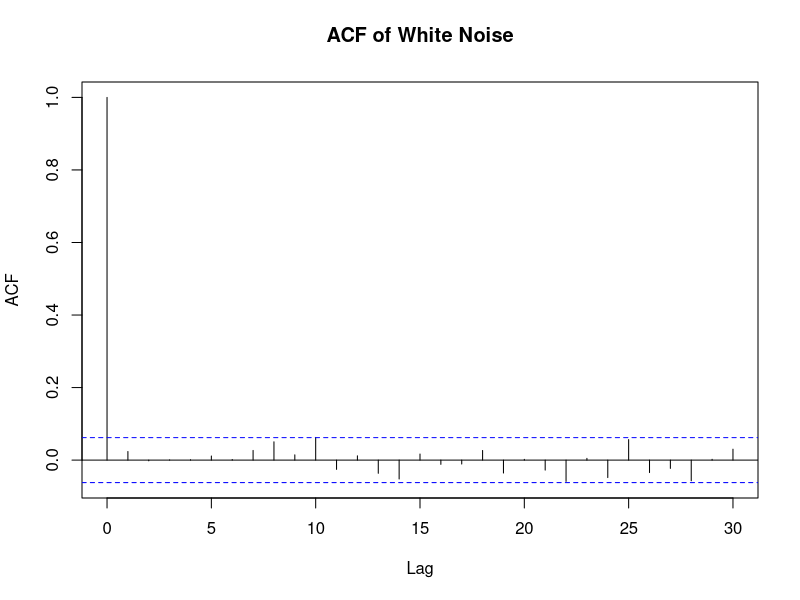
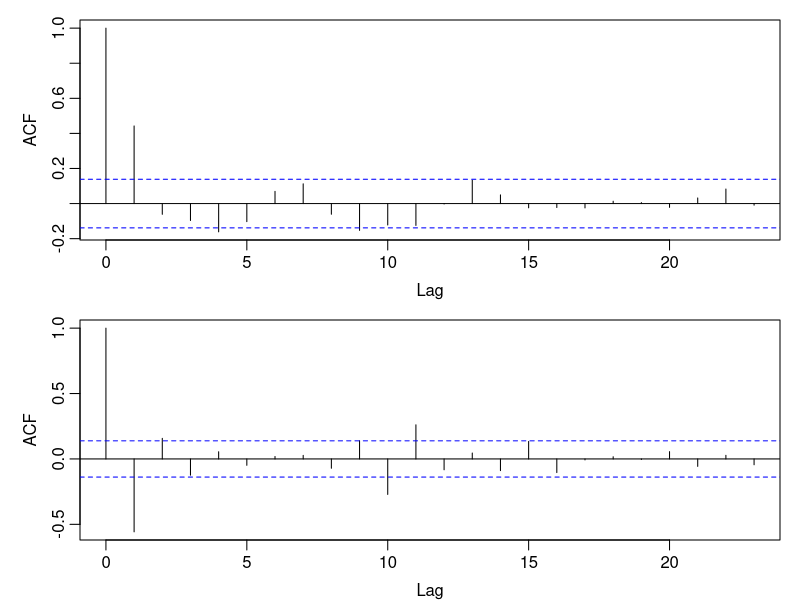
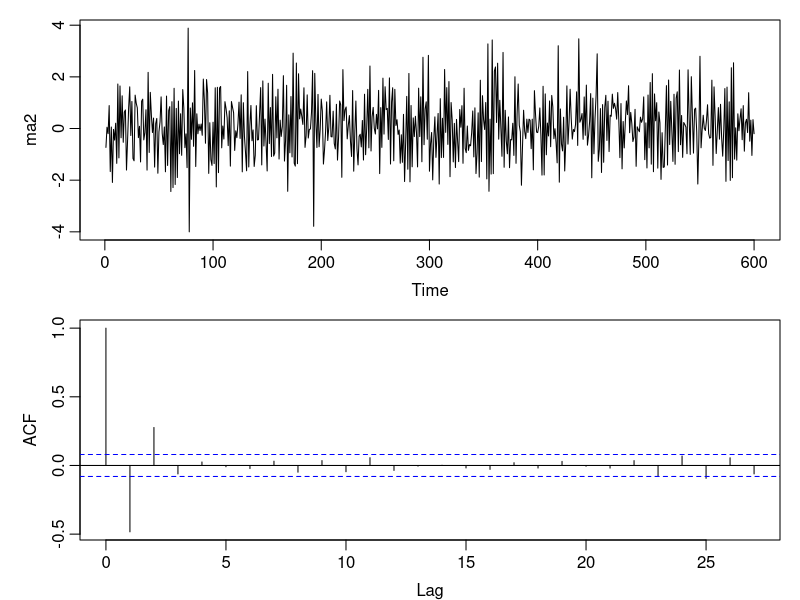

Generate these figures, in order, with R:
## ---- chunk 1
wn <- rnorm(1000, mean = 0, sd = 1)

acf(wn, main = "ACF of White Noise")
## ---- chunk 2
set.seed(2287)
ma_p <- arima.sim(model = list(ma = 0.8), n = 200)

ma_n <- arima.sim(model = list(ma = -0.8), n = 200)

par(mfrow=c(2,1), mar=c(3,4,1,1), mgp=c(2,0.6,0))
acf(ma_p)
acf(ma_n)
## ---- chunk 3
ma2 <-  arima.sim(model = list(ma = c(-0.5,0.3)), n = 600)
par(mfrow=c(2,1), mar=c(3,4,1,1), mgp=c(2,0.6,0)) 
ts.plot(ma2)
acf(ma2)

